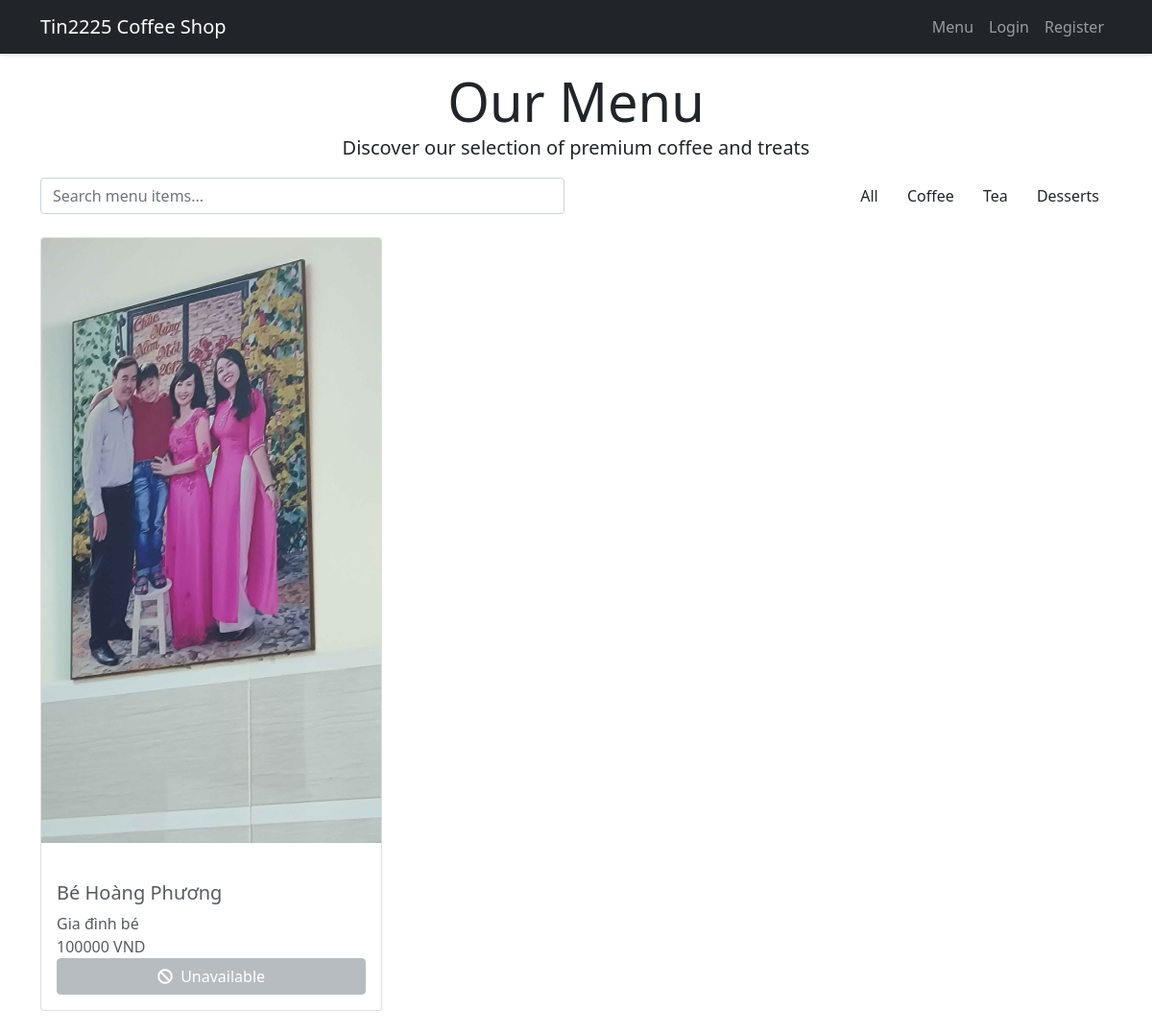
The app's page /menu/, older data.
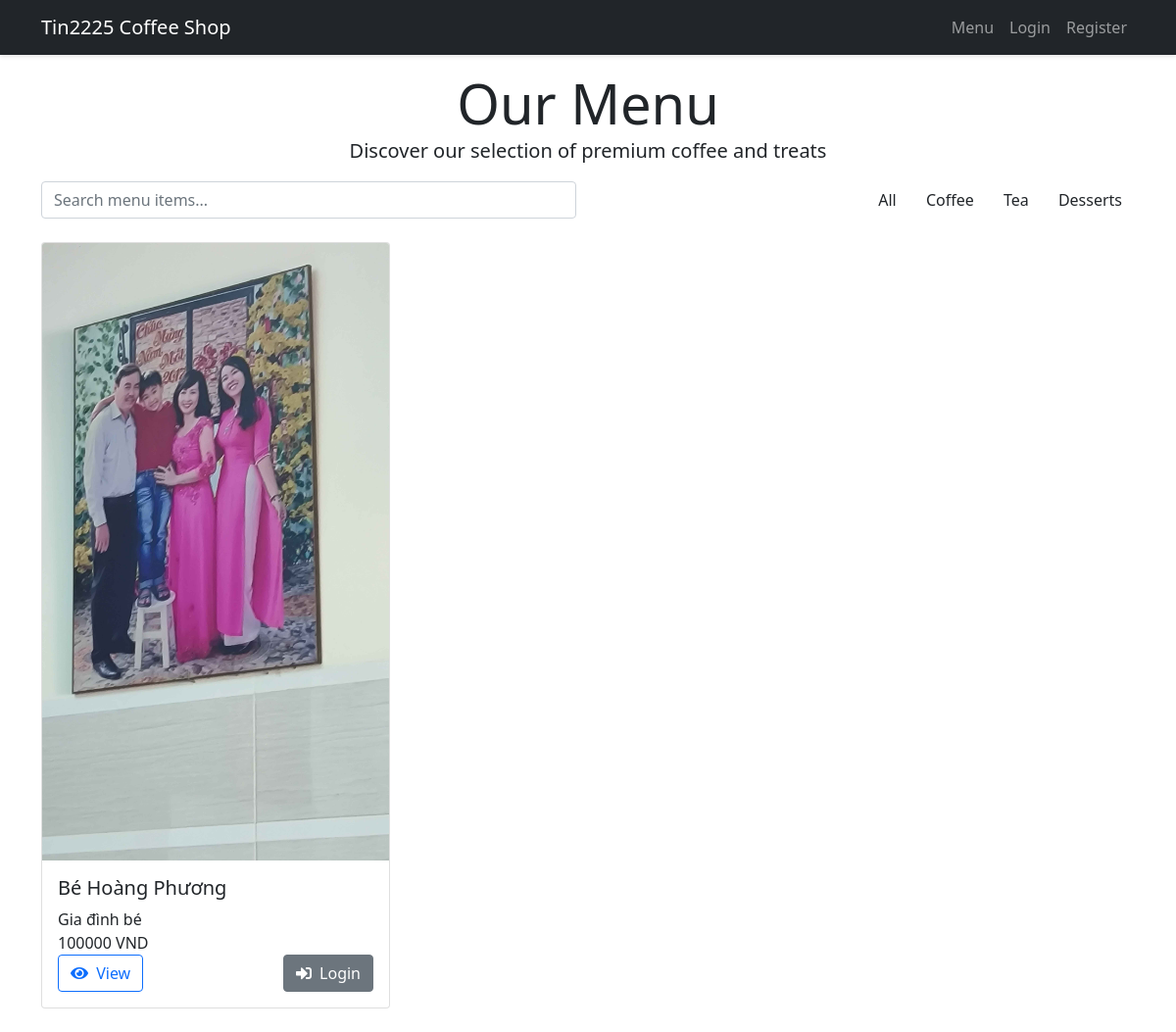
The same page, newer data.
### users/models.py (models this page shows, shortened)
class MenuItem(models.Model):
    name = models.CharField(max_length=100)
    description = models.TextField()
    price = models.DecimalField(max_digits=10, decimal_places=0)
    category = models.CharField(max_length=50)
    image = models.ImageField(upload_to='menu_items/', null=True, blank=True)
    is_available = models.BooleanField(default=True)
    created_at = models.DateTimeField(auto_now_add=True)

### users/views.py (the view)
# urls.py: path('menu/', user_views.menu_list, name='menu-list'),
def menu_list(request):
    menu_items = MenuItem.objects.all()
    return render(request, 'users/menu_list.html', {'menu_items': menu_items})

### users/context_processors.py (called while the page is built)
def cart_item_count(request):
    if request.user.is_authenticated:
        cart_items = CartItem.objects.filter(user=request.user)
        return {'cart_items': cart_items}
    return {'cart_items': []}

### templates/users/menu_list.html (shortened to what this page needs)
{% extends "base.html" %}
{% block content %}
<div class="container">
    <div class="menu-header text-center">
        <h1 class="display-4">Our Menu</h1>
        <p class="lead" style="margin-bottom:1rem;">Discover our selection of premium coffee and treats</p>
    </div>
    <div class="row mb-4">
        <div class="col-md-6">
            <div class="search-box">
                <input type="text" class="form-control search-input" placeholder="Search menu items...">
            </div>
        </div>
        <div class="col-md-6">
            <div class="category-filter text-md-end">
                <button class="btn btn-filter active">All</button>
                <button class="btn btn-filter">Coffee</button>
                <button class="btn btn-filter">Tea</button>
                <button class="btn btn-filter">Desserts</button>
            </div>
        </div>
    </div>
    <div class="row">
        {% for item in menu_items %}
        <div class="col-lg-4 col-md-6 mb-4">
            <div class="card h-100">
                {% if item.image %}
                <div class="card-img-container">
                    <img src="{{ item.image.url }}"
                         class="card-img-top {% if not item.is_available %}unavailable-item{% endif %}"
                         alt="{{ item.name }}">
                    {% if not item.is_available %}
                    <span class="badge badge-unavailable">
                    </span>
                    {% endif %}
                </div>
                {% endif %}
                <div class="card-body {% if not item.is_available %}opacity-75{% endif %}">
                    <h5 class="card-title">{{ item.name }}</h5>
                    <p class="card-text">{{ item.description|truncatewords:20 }}</p>
                    <p class="price-tag">{{ item.price }} VND</p>
                    {% if item.is_available %}
                    <div class="d-flex justify-content-between align-items-center">
                        <a href="{% url 'menu-detail' item.pk %}" class="btn btn-outline-primary btn-action">
                            <i class="fas fa-eye me-1"></i> View
                        </a>
                        {% if user.is_authenticated %}
                        <a href="{% url 'cart-add' item.id %}" class="btn btn-success btn-action">
                            <i class="fas fa-cart-plus me-1"></i> Add
                        </a>
                        {% else %}
                        <a href="{% url 'login' %}" class="btn btn-secondary btn-action">
                            <i class="fas fa-sign-in-alt me-1"></i> Login
                        </a>
                        {% endif %}
                    </div>
                    {% else %}
                    <button class="btn btn-secondary btn-action w-100" disabled>
                        <i class="fas fa-ban me-1"></i> Unavailable
                    </button>
                    {% endif %}
                </div>
            </div>
        </div>
        {% endfor %}
    </div>
</div>
{% endblock %}

Row changes from the older to the newer data that the page shows:
changed MenuItem "Bé Hoàng Phương": is_available "Unavailable" → "View Login"
